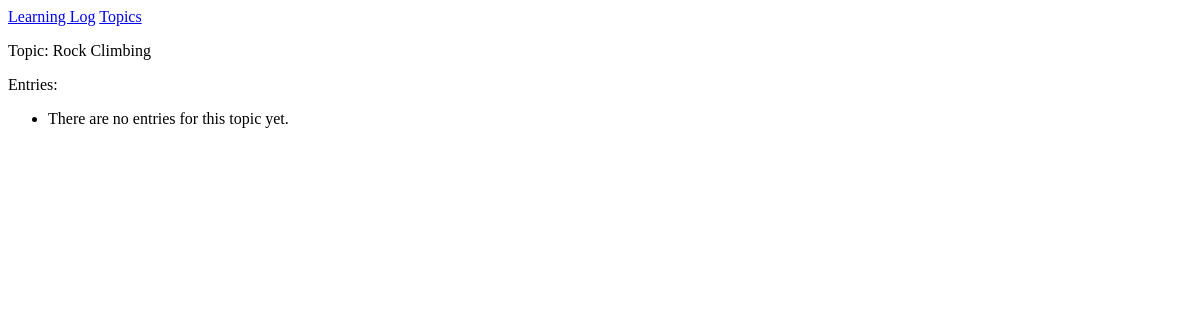
Before: /topics/2/ with the older database file.
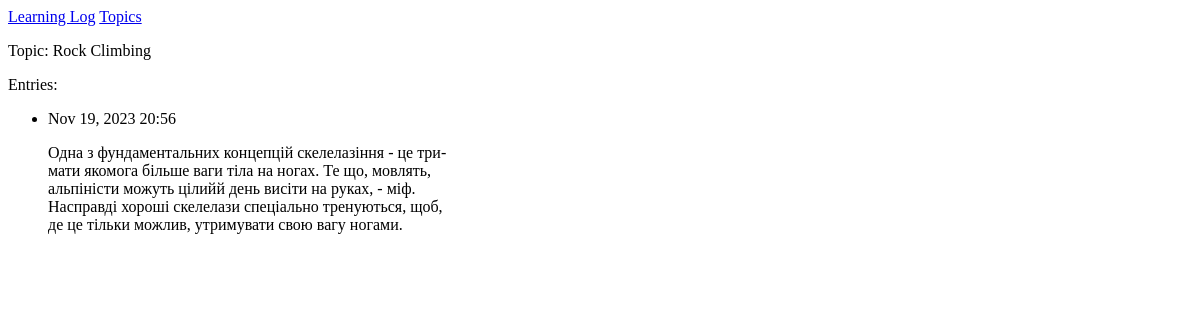
After: the same page with the newer database file.
### learning_logs/models.py (models this page shows, shortened)
class Entry(models.Model):
	topic = models.ForeignKey(Topic, on_delete=models.CASCADE)
	text = models.TextField()
	date_added = models.DateTimeField(auto_now_add=True)
	class Meta:
		verbose_name_plural = 'entries'

### learning_logs/views.py (the view)
# urls.py: path('topics/<int:topic_id>/', views.topic, name='topic'),
def topic(request, topic_id):
	topic = Topic.objects.get(id=topic_id)
	entries = topic.entry_set.order_by('-date_added')
	context = {'topic': topic, 'entries': entries}
	return render(request, 'learning_logs/topic.html', context)

### learning_logs/models.py (called while the page is built)
	def __str__(self):
		return self.text

### learning_logs/templates/learning_logs/topic.html
{% extends 'learning_logs/base.html' %}
{% block content %}
  <p>Topic: {{ topic }}</p>
  <p>Entries:</p>
  <ul>
  	  {% for entry in entries %}
  	    <li>
  	    	<p>{{ entry.date_added|date:'M d, Y H:i' }}</p>
  	    	<p>{{ entry.text|linebreaks }}</p>
  	    </li>
  	  {% empty %}
  	    <li>There are no entries for this topic yet.</li>
  	  {% endfor %}
  </ul>
{% endblock content %}

Changed rows visible on the page:
added Entry: date_added "Nov 19, 2023 20:56", text "Одна з фундаментальних концепцій скелелазіння - це три- мати якомога більше ваги тіла на ногах. Те що, мовлять, альпіністи можуть цілийй день висіти на руках, - міф. Насправді хороші скелелази спеціально тренуються, щоб, де це тільки можлив, утримувати свою вагу ногами."
Other visible differences:
text no longer shown: "There are no entries for this topic yet."
